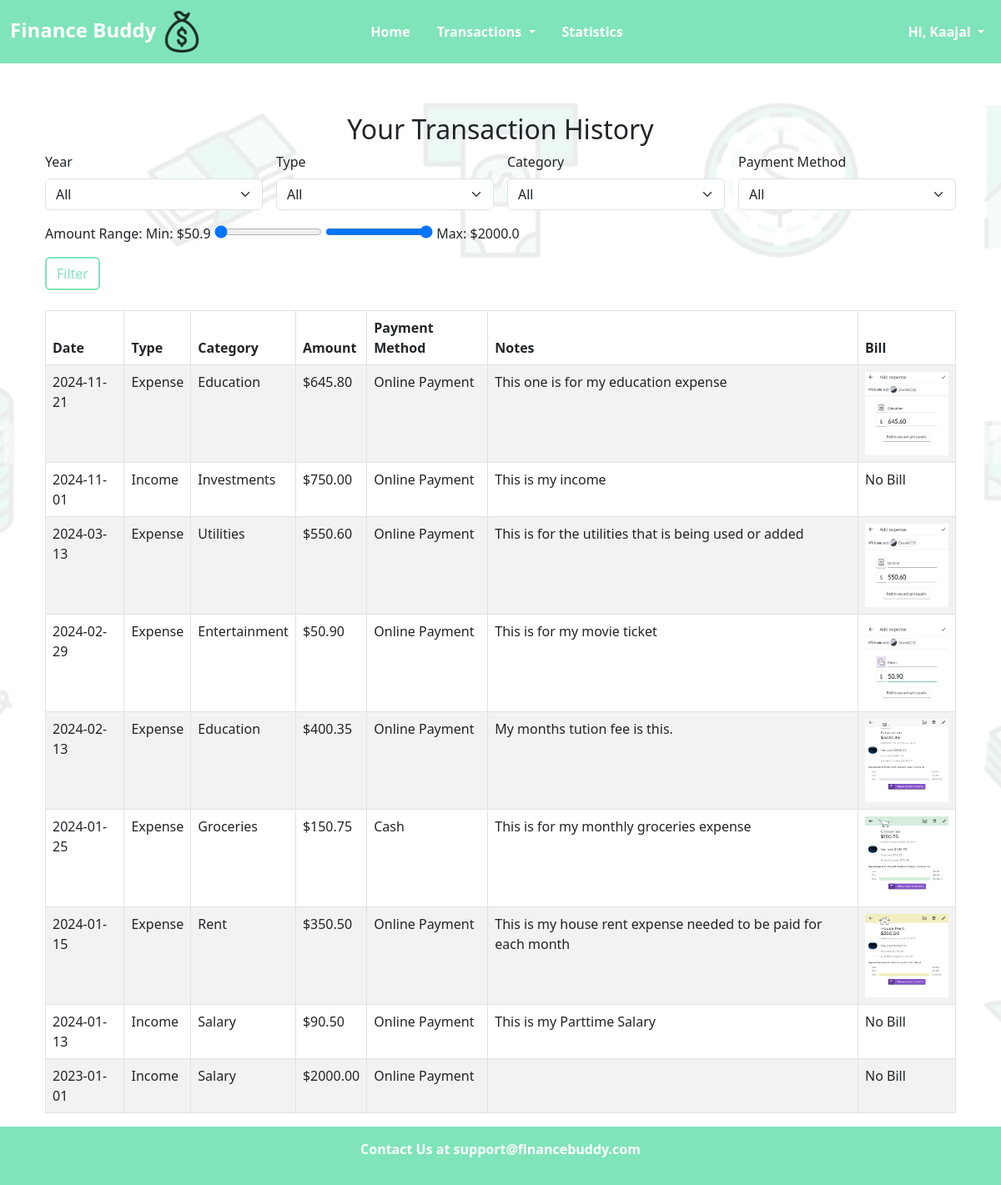
The app's page /view_all_transactions (signed in) with its own data.
### tables this page shows
CREATE TABLE transactions (
    trans_id INTEGER PRIMARY KEY AUTOINCREMENT,
    user_id INTEGER NOT NULL,
    date TEXT NOT NULL,
    category TEXT NOT NULL,
    type TEXT NOT NULL,
    amount REAL NOT NULL,
    payment_method TEXT NOT NULL, 
    notes TEXT,
    bill TEXT,
    FOREIGN KEY (user_id) REFERENCES users (user_id));

### app.py (the view)
@app.route('/view_all_transactions')
def view_all_transactions():
    if 'username' not in session:
        return redirect(url_for('login'))
    user_id = session['user_id']
    filter_flag =False
    connection = sqlite3.connect('database.db')
    cursor = connection.cursor()
    query = "SELECT date, type, category, amount, payment_method, notes, bill FROM transactions WHERE user_id = ? ORDER BY date DESC"
    cursor.execute(query, (user_id,))
    transactions = cursor.fetchall()
    cursor.execute("SELECT MIN(amount), MAX(amount) FROM transactions WHERE user_id = ?", (user_id,))
    min_max_amounts = cursor.fetchone()
    min_amount = min_max_amounts[0] if min_max_amounts[0] is not None else 0
    max_amount = min_max_amounts[1] if min_max_amounts[1] is not None else 0
    cursor.execute("SELECT DISTINCT strftime('%Y', date) FROM transactions WHERE user_id = ?", (user_id,))
    years = [row[0] for row in cursor.fetchall()]
    cursor.execute("SELECT DISTINCT category FROM transactions WHERE user_id = ?", (user_id,))
    categories = [row[0] for row in cursor.fetchall()]
    cursor.execute("SELECT DISTINCT payment_method FROM transactions WHERE user_id = ?", (user_id,))
    payment_methods = [row[0] for row in cursor.fetchall()]
    connection.close()
    return render_template(
        'view_transaction_history.html',
        transactions=transactions,
        years=years,
        categories=categories,
        payment_methods=payment_methods,
        selected_year="",
        selected_type="",
        selected_category="",
        selected_payment_method="",
        min_amount=min_amount,
        max_amount=max_amount,
        selected_min_amount=min_amount,
        selected_max_amount=max_amount,
        filter_flag=filter_flag
    )

### templates/view_transaction_history.html (shortened to what this page needs)
{% extends 'template.html' %}
{% block content %}
<div class="container mt-5">
    <h2 class="text-center">Your Transaction History</h2>
    <form method="post" action="{{ url_for('filter_transaction_history') }}" class="row g-3">
        <div class="col-md-3">
            <label for="year" class="form-label">Year</label>
            <select name="year" id="year" class="form-select">
                <option value="">All</option>
            </select>
        </div>
        <div class="col-md-3">
            <label for="type" class="form-label">Type</label>
            <select name="type" id="type" class="form-select" required onchange="updateCategoryOptions()">
                <option value="All" {% if selected_type == "All" %}selected{% endif %}>All</option>
            </select>
        </div>
        <div class="col-md-3">
            <label for="category" class="form-label">Category</label>
            <select name="category" id="category" class="form-select">
                <option value="">All</option>
            </select>
        </div>
        <div class="col-md-3">
            <label for="payment_method" class="form-label">Payment Method</label>
            <select name="payment_method" id="payment_method" class="form-select">
                <option value="">All</option>
            </select>
        </div>
        <div class="form-group mr-3">
            <label for="amountRange">Amount Range:</label>
            <span>Min: $<output id="minOutput">{{ selected_min_amount }}</output></span>
            <input type="range" id="amount_min" name="min_amount" min="{{ min_amount }}" max="{{ max_amount }}" value="{{ selected_min_amount }}" oninput="minOutput.value = amount_min.value">
            <input type="range" id="amount_max" name="max_amount" min="{{ min_amount }}" max="{{ max_amount }}" value="{{ selected_max_amount }}" oninput="maxOutput.value = amount_max.value">
            <span>Max: $<output id="maxOutput">{{ selected_max_amount }}</output></span>
        </div>
        <div class="col-12 mt-3">
            {% if not filter_flag %}
                <button type="submit" class="btn btn-primary">Filter</button>
            {% else %}
                <a href="{{ url_for('view_all_transactions') }}" class="btn btn-secondary">Clear Filter</a>
            {% endif %}
        </div>
    </form>
    {% if transactions %}
        <table class="table table-striped table-bordered mt-4">
            <thead class="thead-dark">
                <tr>
                    <th>Date</th>
                    <th>Type</th>
                    <th>Category</th>
                    <th>Amount</th>
                    <th>Payment Method</th>
                    <th>Notes</th>
                    <th>Bill</th>
                </tr>
            </thead>
            <tbody>
                {% for transaction in transactions %}
                    <tr>
                        <td>{{ transaction[0] }}</td>
                        <td>{{ transaction[1] }}</td>
                        <td>{{ transaction[2] }}</td>
                        <td>${{ '%.2f'|format(transaction[3]) }}</td>
                        <td>{{ transaction[4] }}</td>
                        <td>{{ transaction[5] }}</td>
                        <td>
                            {% if transaction[6] %}
                                <img src="{{ transaction[6] }}" alt="Bill Image" width="100" height="100">
                            {% else %}
                                No Bill
                            {% endif %}
                        </td>
                    </tr>
                {% endfor %}
            </tbody>
        </table>
    {% else %}
        <p class="text-center mt-4">No transactions found.</p>
    {% endif %}
</div>
{% endblock %}

### templates/template.html (shortened to what this page needs)
<!DOCTYPE html>
<html lang="en">
<head>
       <link href="https://cdn.jsdelivr.net/npm/bootstrap@5.3.0-alpha1/dist/css/bootstrap.min.css" rel="stylesheet">
       <link rel="stylesheet" type="text/css" href="{{ url_for('static', filename='css/style.css') }}">
</head>
<body>
    <nav class="navbar navbar-expand-lg navbar-dark navbar-custom fixed-top">
        <div class="container-fluid">
            <a class="navbar-brand" href="#">
                Finance Buddy
                <img src="{{ url_for('static', filename='images/logo1.png') }}" width="50" height="50" alt="logo" class="logo">
            </a>
            <div class="collapse navbar-collapse" id="navbarSupportedContent">
                <ul class="navbar-nav mx-auto mb-2 mb-lg-0">
                    <li class="nav-item">
                        <a class="nav-link" href="{{ url_for('dashboard') }}">Home</a>
                    </li>
                    <li class="nav-item dropdown">
                        <a class="nav-link dropdown-toggle" href="#" id="transactionsDropdown" role="button" data-bs-toggle="dropdown" aria-expanded="false">
                            Transactions
                        </a>
                    </li>
                    <li class="nav-item">
                        <a class="nav-link" href="{{ url_for('statistics_menu') }}">Statistics</a>
                    </li>
                </ul>
                <ul class="navbar-nav ms-auto">
                    {% if session.get('username') %}
                        <li class="nav-item dropdown">
                            <a class="nav-link dropdown-toggle" href="#" id="userDropdown" role="button" data-bs-toggle="dropdown" aria-expanded="false">
                                Hi, {{ session['username'] }}
                            </a>
                        </li>
                    {% endif %}
                </ul>
            </div>
        </div>
    </nav>
    <div class="container mt-5">
        {% block content %}
        {% endblock %}
    </div>
    <footer class="footer">
        <div class="container">
            <p>Contact Us at support@financebuddy.com</p>
        </div>
    </footer>
</body>
</html>

### static/css/style.css (style rules this page uses)
.navbar-brand { font-weight: bold; font-size: 1.5rem; }
body { display: flex; flex-direction: column; min-height: 100vh; }
.container { flex: 1; }
footer { background-color: #80e4ba; padding: 15px 0; text-align: center; width: 100%; color:white; font-weight: bold; }
.logo { margin-right: 10px; vertical-align: middle; opacity: 0.8; width:50px; height:50px; }
.navbar-custom { background-color: #80e4ba; }
.navbar-custom .navbar-nav .nav-link { color: #ffffff !important; }
button, .btn { color: #80e4ba; background-color: #ffffff; border: 2px solid #80e4ba; }
.text-center { text-align: center; }
body { padding-top: 40px; background-image: url("../images/background.jpg"); background-size: cover; background-position: center; background-attachment: fixed; position: relative; }
body::before { content: ""; position: absolute; top: 0; left: 0; right: 0; bottom: 0; background-color: rgba(255, 255, 255, 0.9); z-index: -1; }
.table-striped tbody tr:nth-of-type(odd) { background-color: white; }
.table-striped tbody tr:nth-of-type(even) { background-color: rgb(232, 232, 232); }
.navbar-nav.mx-auto .nav-link { font-size: 1em; font-weight: bold; padding: 0.8rem 1rem; }
.navbar-nav .nav-link { font-size: 1em; font-weight: bold; }
.navbar { padding-top: 0.5rem; padding-bottom: 0.5rem; }

### records on screen
transactions: amount "645.80", bill (picture)
transactions: amount "750.00", bill "No Bill"
transactions: amount "550.60", bill (picture)
transactions: amount "50.90", bill (picture)
transactions: amount "400.35", bill (picture)
transactions: amount "150.75", bill (picture)
transactions: amount "350.50", bill (picture)
transactions: amount "90.50", bill "No Bill"
transactions: amount "2000.00", bill "No Bill"

### other values on screen
{{ session['username'] }} "Kaajal"
{{ selected_min_amount }} "50.9"
{{ selected_max_amount }} "2000.0"
